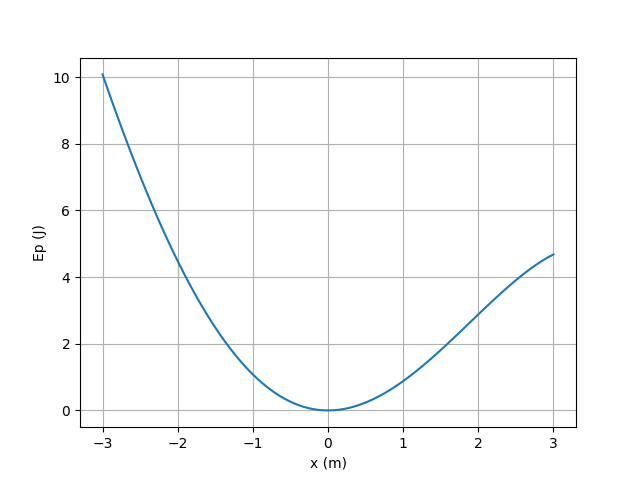

Reproduce this figure in Python.
import numpy as np
import matplotlib.pyplot as plt

k = 2
alpha = -0.1
beta = 0.02

x = np.linspace(-3,3,100)

Ep = 0.5*k*(x**2) + alpha*(x**3) - beta*(x**4)

plt.xlabel("x (m)")
plt.ylabel("Ep (J)")
plt.plot(x,Ep)
plt.grid()
plt.show()
